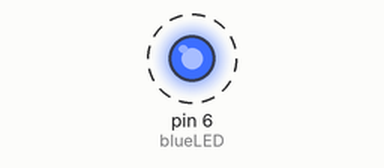
A sketch run on a simulated Arduino Uno, built with avr-gcc and run on an emulated ATmega328P. Shown: output pins drawn as LEDs (lit = HIGH). Dashed ring = blinking.

Above: at 0.5 s.
Timing chart, 0 to 4.6 s (numbered marks = the images above):
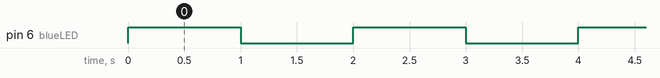

The sketch:

SimpleBlink.ino
```cpp
//setting the value of led pin
int blueLED = 6;
void setup() {
  // put your setup code here, to run once:
  //pinMode assigns whether our pin is OUTPUT or INPUT
  //LEDS == OUTPUT
  pinMode(blueLED, OUTPUT);

}

void loop() {
  // put your main code here, to run repeatedly:
  //simple ON/OFF logic
  digitalWrite(blueLED, HIGH);
  delay(1000);
  digitalWrite(blueLED, LOW);
  delay(1000);

}
```

Measured:
- by itself, pin 6 (blueLED): alternates HIGH for 1.0 s and LOW for 1.0 s
